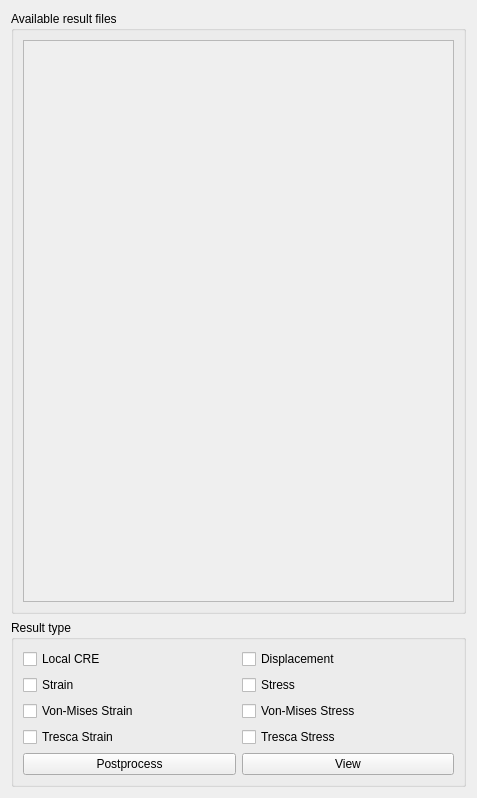
<?xml version="1.0" encoding="UTF-8"?>
<ui version="4.0">
 <class>ShowDisplacement</class>
 <widget class="QWidget" name="ShowDisplacement">
  <property name="geometry">
   <rect>
    <x>0</x>
    <y>0</y>
    <width>477</width>
    <height>798</height>
   </rect>
  </property>
  <property name="windowTitle">
   <string>Result post-processing</string>
  </property>
  <layout class="QVBoxLayout" name="verticalLayout_2">
   <item>
    <widget class="QGroupBox" name="job_controls">
     <property name="title">
      <string>Available result files</string>
     </property>
     <layout class="QVBoxLayout">
      <item>
       <widget class="QScrollArea" name="job_scroll">
        <property name="fixedHeight">
         <number>100</number>
        </property>
        <property name="widgetResizable">
         <bool>true</bool>
        </property>
        <property name="verticalScrollBarPolicy">
         <enum>Qt::ScrollBarAsNeeded</enum>
        </property>
        <property name="horizontalScrollBarPolicy">
         <enum>Qt::ScrollBarAlwaysOff</enum>
        </property>
        <widget class="QWidget" name="job_container">
         <layout class="QVBoxLayout" name="job_layout"/>
        </widget>
       </widget>
      </item>
     </layout>
    </widget>
   </item>
   <item>
    <widget class="QGroupBox" name="gb_result_type">
     <property name="maximumSize">
      <size>
       <width>16777215</width>
       <height>16777215</height>
      </size>
     </property>
     <property name="title">
      <string>Result type</string>
     </property>
     <layout class="QVBoxLayout" name="verticalLayout">
      <item>
       <layout class="QGridLayout" name="gridLayout">
        <item row="0" column="0">
         <widget class="QCheckBox" name="cb_local_cre">
          <property name="minimumSize">
           <size>
            <width>0</width>
            <height>20</height>
           </size>
          </property>
          <property name="text">
           <string>Local CRE</string>
          </property>
          <property name="checked">
           <bool>false</bool>
          </property>
         </widget>
        </item>
        <item row="0" column="1">
         <widget class="QCheckBox" name="cb_displacement">
          <property name="minimumSize">
           <size>
            <width>0</width>
            <height>20</height>
           </size>
          </property>
          <property name="text">
           <string>Displacement</string>
          </property>
         </widget>
        </item>
        <item row="1" column="0">
         <widget class="QCheckBox" name="cb_strain">
          <property name="text">
           <string>Strain</string>
          </property>
         </widget>
        </item>
        <item row="1" column="1">
         <widget class="QCheckBox" name="cb_stress">
          <property name="minimumSize">
           <size>
            <width>0</width>
            <height>20</height>
           </size>
          </property>
          <property name="text">
           <string>Stress</string>
          </property>
         </widget>
        </item>
        <item row="2" column="0">
         <widget class="QCheckBox" name="cb_vm_strain">
          <property name="text">
           <string>Von-Mises Strain</string>
          </property>
         </widget>
        </item>
        <item row="2" column="1">
         <widget class="QCheckBox" name="cb_vm_stress">
          <property name="minimumSize">
           <size>
            <width>0</width>
            <height>20</height>
           </size>
          </property>
          <property name="text">
           <string>Von-Mises Stress</string>
          </property>
         </widget>
        </item>
        <item row="3" column="0">
         <widget class="QCheckBox" name="cb_ts_strain">
          <property name="text">
           <string>Tresca Strain</string>
          </property>
         </widget>
        </item>
        <item row="3" column="1">
         <widget class="QCheckBox" name="cb_ts_stress">
          <property name="minimumSize">
           <size>
            <width>0</width>
            <height>20</height>
           </size>
          </property>
          <property name="text">
           <string>Tresca Stress</string>
          </property>
         </widget>
        </item>
        <item row="4" column="0">
         <widget class="QPushButton" name="postprocess">
          <property name="text">
           <string>Postprocess</string>
          </property>
         </widget>
        </item>
        <item row="4" column="1">
         <widget class="QPushButton" name="visualize">
          <property name="text">
           <string>View</string>
          </property>
         </widget>
        </item>
       </layout>
      </item>
     </layout>
    </widget>
   </item>
  </layout>
 </widget>
 <customwidgets>
  <customwidget>
   <class>Gui::InputField</class>
   <extends>QLineEdit</extends>
   <header>Gui/InputField.h</header>
  </customwidget>
 </customwidgets>
 <resources/>
 <connections>
  <connection>
   <sender>cb_show_displacement</sender>
   <signal>toggled(bool)</signal>
   <receiver>label_3</receiver>
   <slot>setEnabled(bool)</slot>
   <hints>
    <hint type="sourcelabel">
     <x>90</x>
     <y>232</y>
    </hint>
    <hint type="destinationlabel">
     <x>68</x>
     <y>269</y>
    </hint>
   </hints>
  </connection>
  <connection>
   <sender>cb_show_displacement</sender>
   <signal>toggled(bool)</signal>
   <receiver>label_7</receiver>
   <slot>setEnabled(bool)</slot>
   <hints>
    <hint type="sourcelabel">
     <x>95</x>
     <y>238</y>
    </hint>
    <hint type="destinationlabel">
     <x>86</x>
     <y>309</y>
    </hint>
   </hints>
  </connection>
  <connection>
   <sender>cb_show_displacement</sender>
   <signal>toggled(bool)</signal>
   <receiver>hsb_displacement_factor</receiver>
   <slot>setEnabled(bool)</slot>
   <hints>
    <hint type="sourcelabel">
     <x>48</x>
     <y>241</y>
    </hint>
    <hint type="destinationlabel">
     <x>36</x>
     <y>345</y>
    </hint>
   </hints>
  </connection>
 </connections>
</ui>
